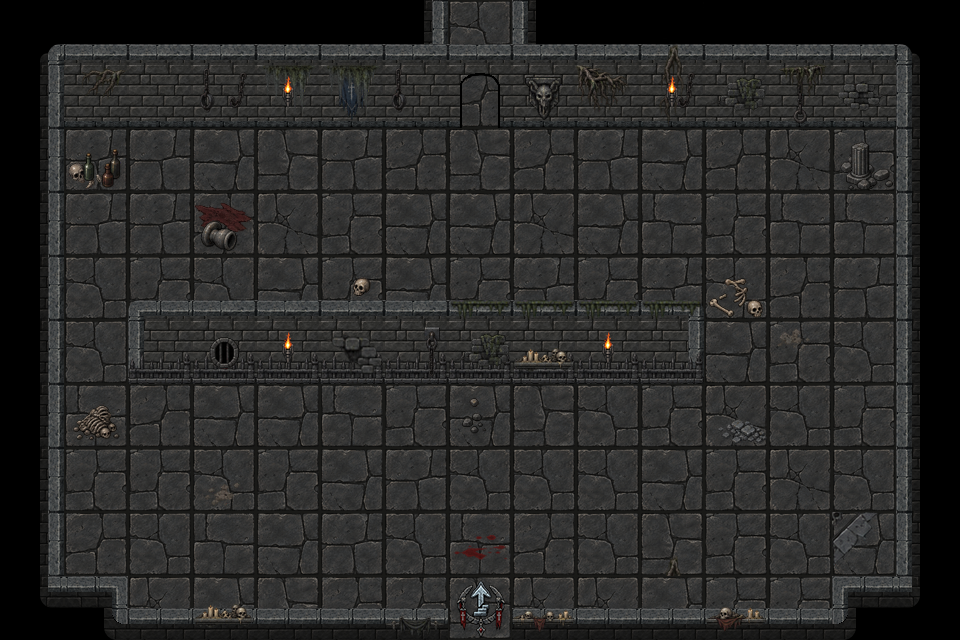

A level layout from a 2D game, rendered from its tile map. Below: a short description, then the map file with its tile-grid data intact:
An orthogonal 15x10 tile map with 64x64 px tiles, 12 tile layers (Ground, GroundDetails_01, GroundDetails_02, WallsBack_02, ...), 4 tilesets and 14 objects (Spawn, exit_north, exit_back).

<map version="1.10" tiledversion="1.12.2" orientation="orthogonal" renderorder="right-down" width="15" height="10" tilewidth="64" tileheight="64" infinite="0" nextlayerid="19" nextobjectid="25">
 <properties>
  <property name="enemy_spawn_mode" type="bool" value="true" />
 </properties>
 <tileset firstgid="1" source="../act3_floor_64.tsx" />
 <tileset firstgid="9" source="../items.tsx" />
 <tileset firstgid="177" source="../my_tiles_textured.tsx" />
 <tileset firstgid="285" source="../torches/torches.tsx" />
 <layer id="1" name="Ground" width="15" height="10">
  <data encoding="csv">
0,0,0,0,0,0,0,3,0,0,0,0,0,0,0,
0,0,0,0,0,0,0,5,0,0,0,0,0,0,0,
0,7,7,2,6,7,5,6,5,7,2,5,8,1,0,
0,7,7,5,8,1,2,2,8,2,4,1,4,4,0,
0,3,1,3,2,1,2,1,7,1,7,3,5,7,0,
0,3,6,6,6,3,1,7,4,3,5,2,1,3,0,
0,4,5,2,2,4,1,2,6,3,1,8,3,1,0,
0,1,1,3,1,2,7,3,3,3,2,1,8,3,0,
0,5,3,4,2,7,3,4,5,3,6,1,3,2,0,
0,0,8,2,6,5,5,6,8,8,2,1,1,0,0
</data>
 </layer>
 <layer id="8" name="GroundDetails_01" width="15" height="10">
  <data encoding="csv">
0,0,0,0,0,0,0,0,0,0,0,0,0,0,0,
0,0,0,0,0,0,0,0,0,0,0,0,0,0,0,
0,104,0,0,0,0,0,0,0,0,0,0,0,36,0,
0,0,0,111,0,0,0,0,0,0,0,0,0,0,0,
0,0,0,0,0,46,0,0,0,0,0,45,0,0,0,
0,0,0,0,0,0,0,0,0,0,0,0,108,0,0,
0,63,0,0,0,0,0,47,0,0,0,0,0,0,0,
0,0,0,109,0,0,0,0,0,0,0,0,0,0,0,
0,0,0,0,0,0,0,35,0,0,0,0,0,82,0,
0,0,0,0,0,0,0,0,0,0,0,0,0,0,0
</data>
 </layer>
 <layer id="9" name="GroundDetails_02" width="15" height="10">
  <data encoding="csv">
0,0,0,0,0,0,0,0,0,0,0,0,0,0,0,
0,0,0,0,0,0,0,0,0,0,0,0,0,0,0,
0,43,0,0,0,0,0,0,0,0,0,0,0,39,0,
0,0,0,59,0,0,0,0,0,0,0,0,0,0,0,
0,0,0,0,0,0,0,0,0,0,0,0,0,0,0,
0,0,0,0,0,0,0,0,0,0,0,0,0,0,0,
0,0,0,0,0,0,0,0,0,0,0,100,0,0,0,
0,0,0,0,0,0,0,0,0,0,0,0,0,0,0,
0,0,0,0,0,0,0,0,0,0,0,0,0,0,0,
0,0,0,0,0,0,0,0,0,0,0,0,0,0,0
</data>
 </layer>
 <layer id="3" name="WallsBack_02" width="15" height="10">
  <data encoding="csv">
0,0,0,0,0,0,186,0,188,0,0,0,0,0,0,
0,0,0,0,0,0,0,0,0,0,0,0,0,0,0,
0,0,0,0,0,0,0,0,0,0,0,0,0,0,0,
0,0,0,0,0,0,0,0,0,0,0,0,0,0,0,
0,0,0,0,0,0,0,0,0,0,0,0,0,0,0,
0,0,0,0,0,0,0,0,0,0,0,0,0,0,0,
0,0,0,0,0,0,0,0,0,0,0,0,0,0,0,
0,0,0,0,0,0,0,0,0,0,0,0,0,0,0,
0,0,0,0,0,0,0,0,0,0,0,0,0,0,0,
0,0,0,0,0,0,0,0,0,0,0,0,0,0,0
</data>
 </layer>
 <layer id="2" name="WallsBack_01" width="15" height="10">
  <data encoding="csv">
177,178,178,178,178,178,178,178,178,178,178,178,178,178,179,
186,187,187,187,187,187,187,247,187,187,187,187,187,187,188,
186,0,0,0,0,0,0,0,0,0,0,0,0,0,188,
186,0,0,0,0,0,0,0,0,0,0,0,0,0,188,
186,0,0,0,0,0,0,0,0,0,0,0,0,0,188,
186,0,0,0,0,0,0,0,0,0,0,0,0,0,188,
186,0,0,0,0,0,0,0,0,0,0,0,0,0,188,
186,0,0,0,0,0,0,0,0,0,0,0,0,0,188,
186,0,0,0,0,0,0,0,0,0,0,0,0,0,188,
0,0,0,0,0,0,0,0,0,0,0,0,0,0,0
</data>
 </layer>
 <layer id="5" name="WallsFront_02" width="15" height="10">
  <data encoding="csv">
0,0,0,0,0,0,0,0,0,0,0,0,0,0,0,
0,0,0,0,0,0,0,0,0,0,0,0,0,0,0,
0,0,0,0,0,0,0,0,0,0,0,0,0,0,0,
0,0,0,0,0,0,0,0,0,0,0,0,0,0,0,
0,0,234,178,178,178,178,178,178,178,232,0,0,0,0,
0,0,243,187,187,187,187,187,187,187,241,0,0,0,0,
0,0,0,0,0,0,0,0,0,0,0,0,0,0,0,
0,0,0,0,0,0,0,0,0,0,0,0,0,0,0,
0,0,0,0,0,0,0,0,0,0,0,0,0,0,0,
0,0,0,0,0,0,0,0,0,0,0,0,0,0,0
</data>
 </layer>
 <layer id="4" name="WallsFront_01" width="15" height="10">
  <data encoding="csv">
0,0,0,0,0,0,0,0,0,0,0,0,0,0,0,
0,0,0,0,0,0,0,0,0,0,0,0,0,0,0,
0,0,0,0,0,0,0,0,0,0,0,0,0,0,0,
0,0,0,0,0,0,0,0,0,0,0,0,0,0,0,
0,0,0,0,0,0,0,0,0,0,0,0,0,0,0,
0,0,0,0,0,0,0,0,0,0,0,0,0,0,0,
0,0,0,0,0,0,0,0,0,0,0,0,0,0,0,
0,0,0,0,0,0,0,0,0,0,0,0,0,0,0,
0,0,0,0,0,0,0,0,0,0,0,0,0,0,0,
211,2147483853,207,207,207,207,207,0,207,207,207,207,207,205,2147483859
</data>
 </layer>
 <layer id="10" name="DecorFront_01" width="15" height="10">
  <data encoding="csv">
0,0,0,0,0,0,0,0,0,0,0,0,0,0,0,
0,0,0,0,0,0,0,0,0,0,0,0,0,0,0,
0,0,0,0,0,0,0,0,0,0,0,0,0,0,0,
0,0,0,0,0,0,0,0,0,0,0,0,0,0,0,
0,0,0,0,0,0,0,0,0,0,0,0,0,0,0,
0,0,106,106,106,106,106,106,106,106,106,0,0,0,0,
0,0,0,0,0,0,0,0,0,0,0,0,0,0,0,
0,0,0,0,0,0,0,0,0,0,0,0,0,0,0,
0,0,0,0,0,0,0,0,0,0,73,0,0,0,0,
0,0,0,0,0,0,0,0,0,0,0,0,0,0,0
</data>
 </layer>
 <layer id="11" name="DecorFront_02" width="15" height="10">
  <data encoding="csv">
0,0,0,0,0,0,0,0,0,0,0,0,0,0,0,
0,0,0,0,0,0,0,0,0,0,0,0,0,0,0,
0,0,0,0,0,0,0,0,0,0,0,0,0,0,0,
0,0,0,0,0,0,0,0,0,0,0,0,0,0,0,
0,0,0,0,0,0,0,123,123,123,123,0,0,0,0,
0,0,0,22,0,121,98,92,132,0,0,0,0,0,0,
0,0,0,0,0,0,0,0,0,0,0,0,0,0,0,
0,0,0,0,0,0,0,0,0,0,0,0,0,0,0,
0,0,0,0,0,0,0,0,0,0,0,0,0,0,0,
0,0,0,132,0,0,125,253,135,0,0,136,0,0,0
</data>
 </layer>
 <layer id="7" name="DecorBack_02" width="15" height="10">
  <data encoding="csv">
0,0,0,0,0,0,0,0,0,0,0,0,0,0,0,
0,75,0,96,0,76,97,0,0,0,96,92,95,19,0,
0,0,0,0,0,0,0,0,0,0,0,0,0,0,0,
0,0,0,0,0,0,0,0,0,0,0,0,0,0,0,
0,0,0,0,0,0,0,0,0,0,0,0,0,0,0,
0,0,0,0,0,0,0,0,0,0,0,0,0,0,0,
0,0,0,0,0,0,0,0,0,0,0,0,0,0,0,
0,0,0,0,0,0,0,0,0,0,0,0,0,0,0,
0,0,0,0,0,0,0,0,0,0,0,0,0,0,0,
0,0,0,0,0,0,0,0,0,0,0,0,0,0,0
</data>
 </layer>
 <layer id="6" name="DecorBack_01" width="15" height="10">
  <data encoding="csv">
0,0,0,0,0,0,0,0,0,0,73,0,0,0,0,
0,0,0,97,93,93,0,0,30,74,85,0,86,0,0,
0,0,0,0,0,0,0,0,0,0,0,0,0,0,0,
0,0,0,0,0,0,0,0,0,0,0,0,0,0,0,
0,0,0,0,0,0,0,0,0,0,0,0,0,0,0,
0,0,0,0,0,0,0,0,0,0,0,0,0,0,0,
0,0,0,0,0,0,0,0,0,0,0,0,0,0,0,
0,0,0,0,0,0,0,0,0,0,0,0,0,0,0,
0,0,0,0,0,0,0,0,0,0,0,0,0,0,0,
0,0,0,0,0,0,0,0,0,0,0,0,0,0,0
</data>
 </layer>
 <layer id="18" name="Torches" width="15" height="10">
  <data encoding="csv">
0,0,0,0,0,0,0,0,0,0,0,0,0,0,0,
0,0,0,0,288,0,0,0,0,0,288,0,0,0,0,
0,0,0,0,0,0,0,0,0,0,0,0,0,0,0,
0,0,0,0,0,0,0,0,0,0,0,0,0,0,0,
0,0,0,0,0,0,0,0,0,0,0,0,0,0,0,
0,0,0,0,288,0,0,0,0,288,0,0,0,0,0,
0,0,0,0,0,0,0,0,0,0,0,0,0,0,0,
0,0,0,0,0,0,0,0,0,0,0,0,0,0,0,
0,0,0,0,0,0,0,0,0,0,0,0,0,0,0,
0,0,0,0,0,0,0,0,0,0,0,0,0,0,0
</data>
 </layer>
 <objectgroup id="12" name="Entities">
  <object id="24" name="Spawn" x="480" y="544">
   <point />
  </object>
 </objectgroup>
 <objectgroup id="14" name="Connectors">
  <object id="7" name="exit_north" x="479.333" y="32">
   <point />
  </object>
  <object id="8" name="exit_back" x="480.667" y="616.667">
   <point />
  </object>
 </objectgroup>
 <objectgroup id="16" name="Blocked">
  <object id="9" x="14" y="72.6667" width="412" height="40.6667" />
  <object id="10" x="532" y="75.3333" width="409.333" height="32.6667" />
  <object id="11" x="136" y="339.333" width="566" height="24" />
  <object id="13" x="846" y="592" width="93.333" height="36" />
  <object id="14" x="16" y="594" width="96" height="24" />
  <object id="15" x="904" y="38.6667" width="44" height="590" />
  <object id="16" x="12.6667" y="14.6667" width="40.6667" height="605.333" />
  <object id="17" x="47.3333" y="15.3333" width="380" height="24.6667" />
  <object id="18" x="538" y="12" width="410" height="28.6667" />
 </objectgroup>
 <objectgroup id="17" name="Barriers">
  <object id="21" x="115" y="630" width="331.5" height="3.5" />
  <object id="22" x="520" y="628.5" width="327" height="5.5" />
 </objectgroup>
</map>
